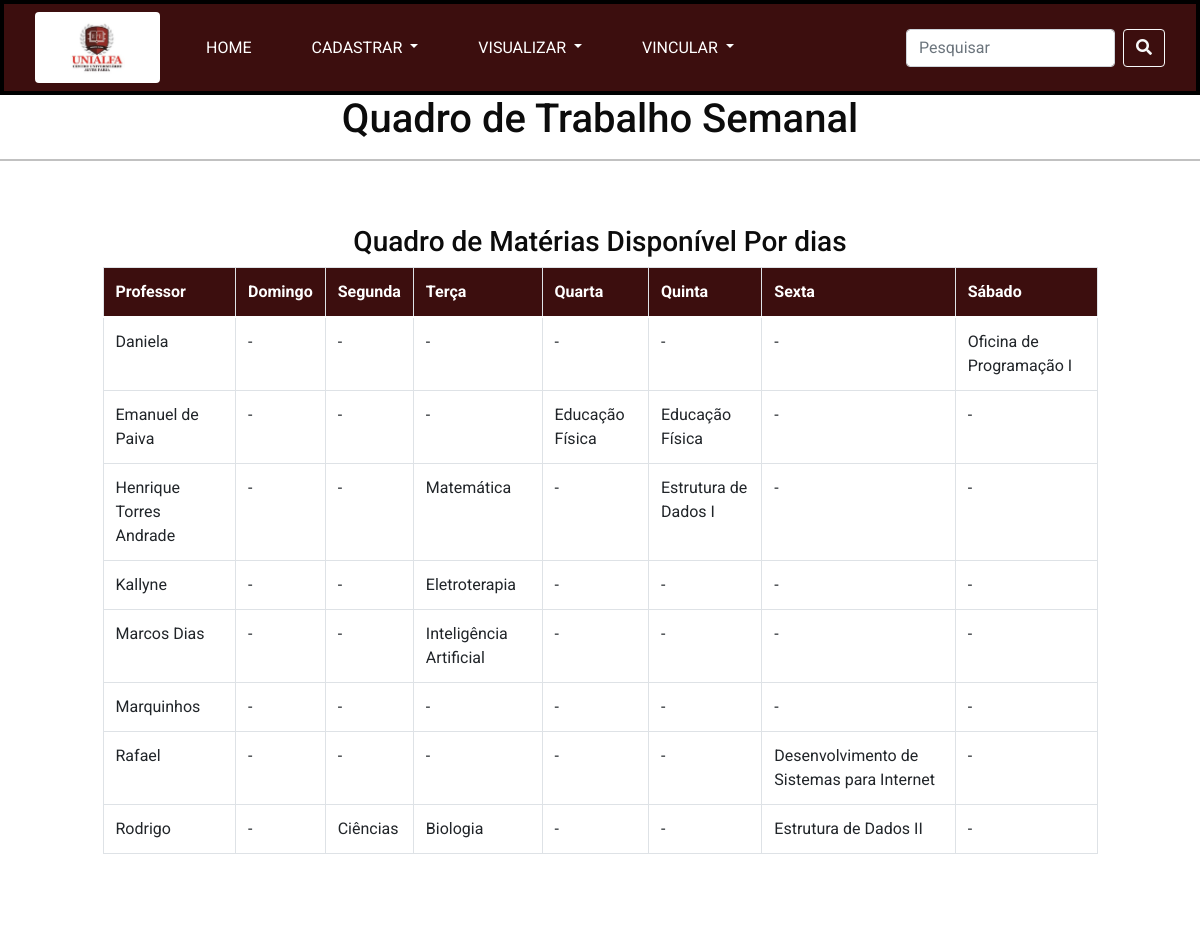
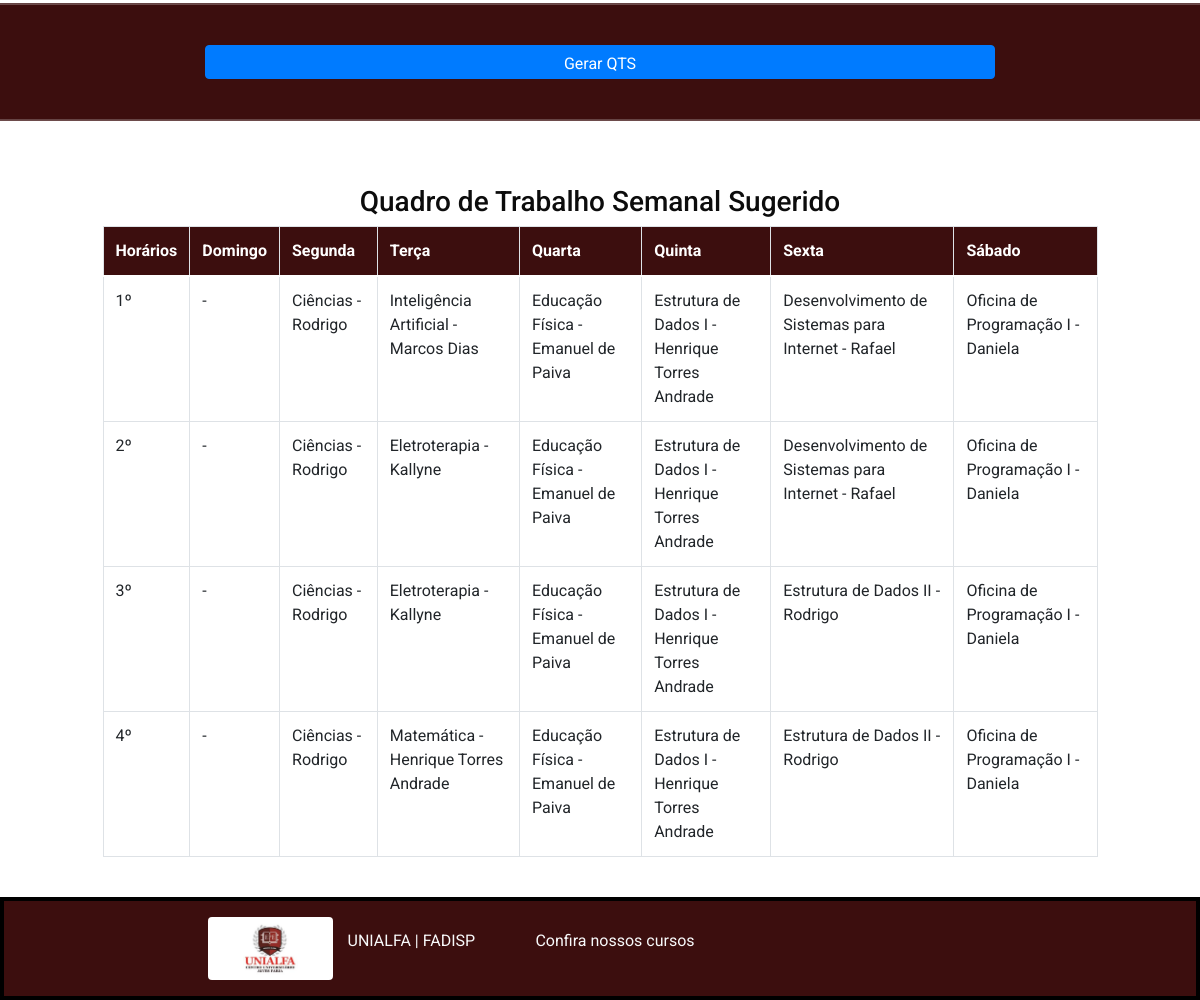
Before: / with the older database file (2 pictures, top to bottom).
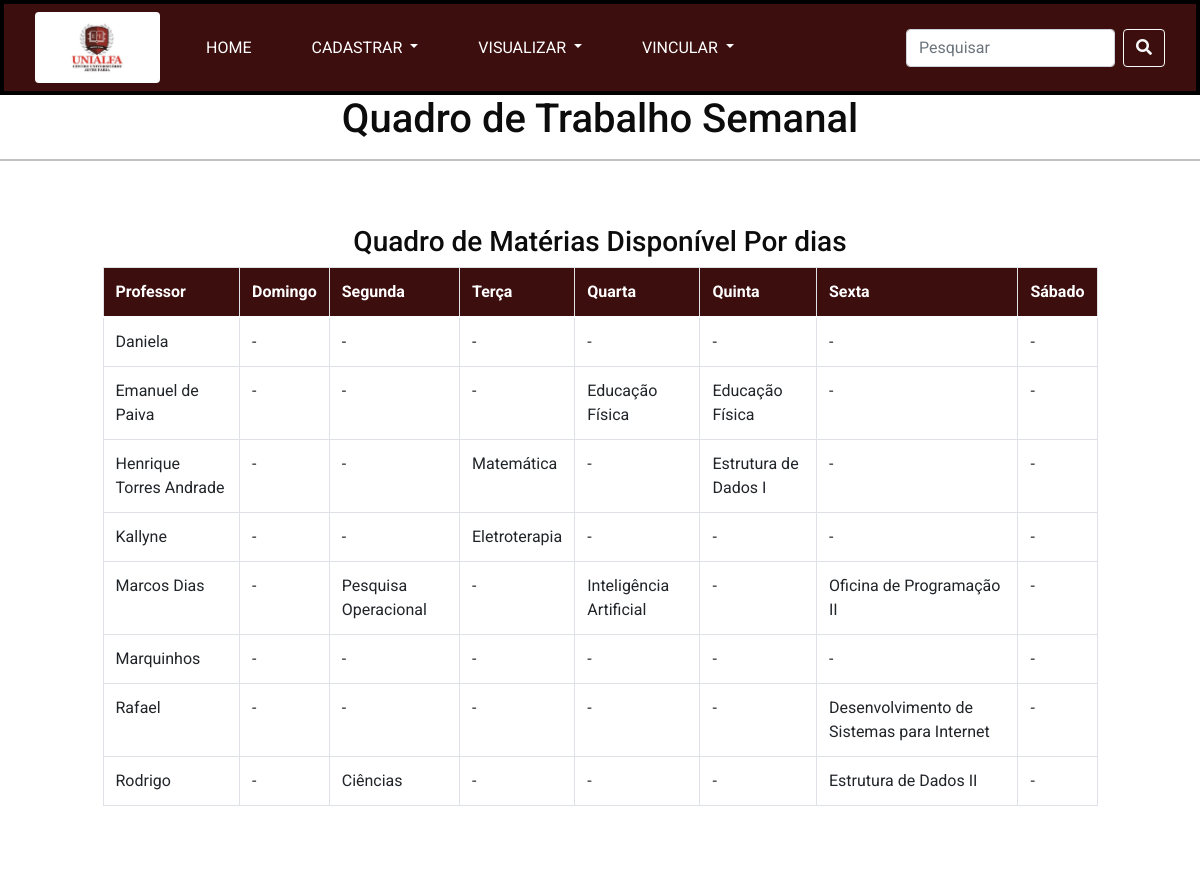
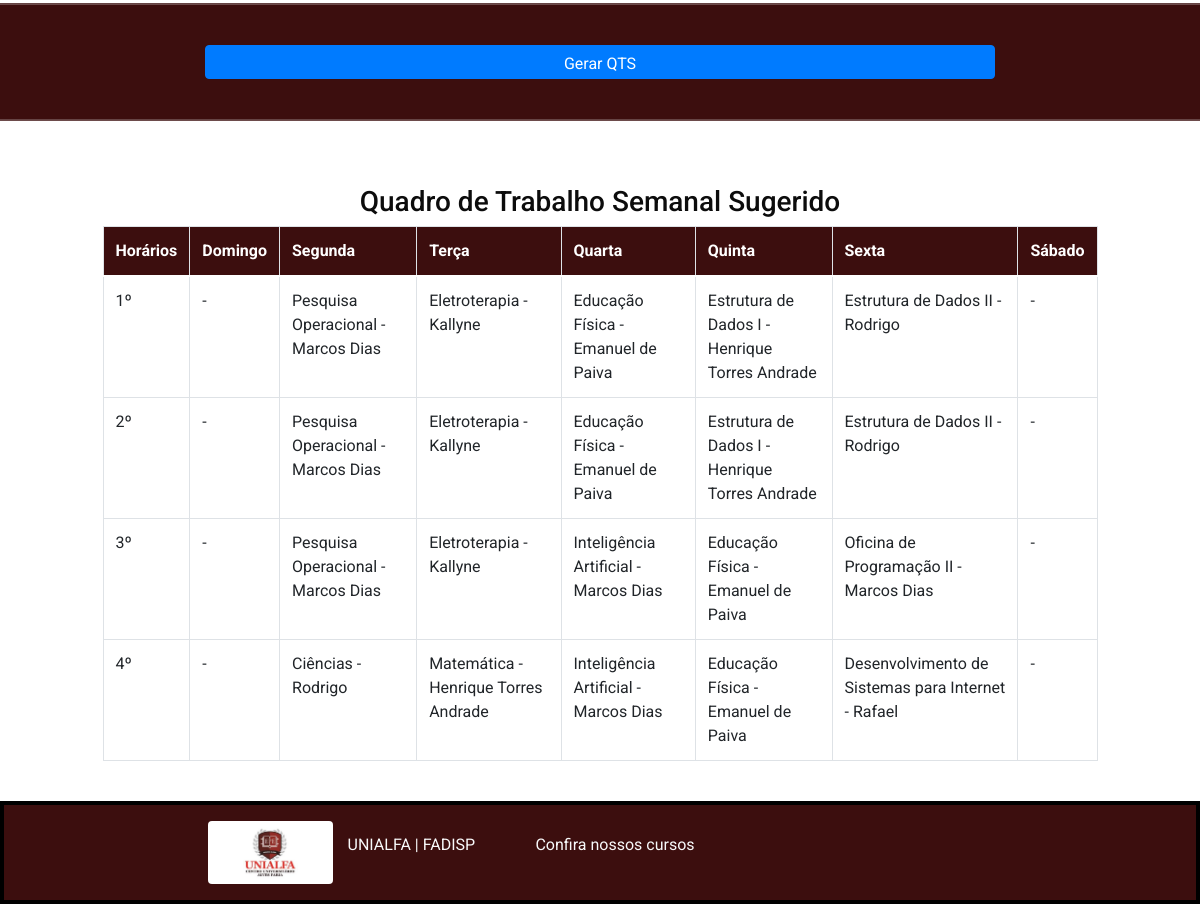
After: the same page with the newer database file (2 pictures, top to bottom).
### app_qts/models.py (models this page shows, shortened)
class Professor(models.Model):
    id_professor = models.AutoField(primary_key=True)
    nome = models.TextField(max_length=255)

class Materia(models.Model):
    id_materia = models.AutoField(primary_key=True)
    nome = models.TextField(max_length=255)

class Qts(models.Model):
    horario = models.CharField(max_length=10)
    domingo = models.CharField(max_length=100)
    segunda = models.CharField(max_length=100)
    terca = models.CharField(max_length=100)
    quarta = models.CharField(max_length=100)
    quinta = models.CharField(max_length=100)
    sexta = models.CharField(max_length=100)
    sabado = models.CharField(max_length=100)

### app_qts/views.py (the view)
# urls.py: 2. Add a URL to urlpatterns:  path('', views.home, name='home')
def home(request): #nome que foi especificado no arquivos urls.py
    if not Dia.objects.exists():
        dias = ("Domingo", "Segunda", "Terça", "Quarta", "Quinta", "Sexta", "Sábado")
        for nome_dia in dias:
            dia = Dia(nome=nome_dia)
            dia.save()
        gerar_qts()
    tabela_dados_gerais = gerar_quadro_geral()
    tabela_dados_qts = Qts.objects.all()
    contexto = {'tabela_dados_gerais': tabela_dados_gerais, 'tabela_dados_qts': tabela_dados_qts}
    return render(request, 'qts/home.html', contexto)

### app_qts/views.py (called while the page is built)
def ordena_nomes_quickSort(array_list):
    if len(array_list) <= 1:
        return array_list
    pivo = array_list[0]
    menores = [x for x in array_list[1:] if x < pivo]
    iguais = [x for x in array_list[1:] if x == pivo]
    maiores = [x for x in array_list[1:] if x > pivo]
    return ordena_nomes_quickSort(menores) + [pivo] + iguais + ordena_nomes_quickSort(maiores)

### app_qts/templates/qts/home.html (shortened to what this page needs)
{% extends 'qts/base.html' %}
{% block conteudo %}
<div class="text-center">
    <h1>Quadro de Trabalho Semanal</h1>
    <hr><br><br>
</div>
<div class="row">
    <div class="col-1 cor-padrao-pagina"></div>
    <div class="col-10">
        <h3 class="text-center">Quadro de Matérias Disponível Por dias</h3>
        <table class="table table-bordered border border-dark">
            <thead style="background-color: rgb(60, 14, 14); color: white">
                <th>Professor</th>
                <th>Domingo</th>
                <th>Segunda</th>
                <th>Terça</th>
                <th>Quarta</th>
                <th>Quinta</th>
                <th>Sexta</th>
                <th>Sábado</th>
            </thead>
            {% for linha in tabela_dados_gerais %}
                <tr>
                    <td>{{ linha.professor }}</td>
                    <td>{{ linha.domingo }}</td>
                    <td>{{ linha.segunda }}</td>
                    <td>{{ linha.terca }}</td>
                    <td>{{ linha.quarta }}</td>
                    <td>{{ linha.quinta }}</td>
                    <td>{{ linha.sexta }}</td>
                    <td>{{ linha.sabado }}</td>
                </tr>
            {% endfor %}
        </table>
    </div>
    <div class="col-1 cor-padrao-pagina"></div>
</div><br><br>
<div style="background-color: rgb(60, 14, 14); color: white">
    <hr><br>
    <div class="row">
        <div class="col-2"></div>
        <div class="col-8">
            <form action="{% url 'botao_gerar_qts' %}" method="post">
                <div class="d-grid gap-2">
                    <button class="btn btn-primary form-control-sm" type="submit" id="button-addon2">Gerar QTS</button>
                </div>
            </form>
        </div>
        <div class="col-2"></div>
    </div>
    <br><hr>
</div>
<br><br>
<div class="row">
    <div class="col-1 cor-padrao-pagina"></div>
    <div class="col-10">
        <h3 class="text-center">Quadro de Trabalho Semanal Sugerido</h3>
        <table class="table table-bordered border border-dark">
            <thead style="background-color: rgb(60, 14, 14); color: white">
                <th>Horários</th>
                <th>Domingo</th>
                <th>Segunda</th>
                <th>Terça</th>
                <th>Quarta</th>
                <th>Quinta</th>
                <th>Sexta</th>
                <th>Sábado</th>
            </thead>
            {% for linha in tabela_dados_qts %}
                <tr>
                    <td> {{ linha.horario }} </td>
                    <td> {{ linha.domingo }} </td>
                    <td> {{ linha.segunda }} </td>
                    <td> {{ linha.terca }} </td>
                    <td> {{ linha.quarta }} </td>
                    <td> {{ linha.quinta }} </td>
                    <td> {{ linha.sexta }} </td>
                    <td> {{ linha.sabado }} </td>
                </tr>
            {% endfor %}
        </table>
    </div>
    <div class="col-1 cor-padrao-pagina"></div>
</div>
{% endblock %}

Changed rows visible on the page:
no longer on this page (row unchanged): Materia: sabado "Oficina de Programação I"
no longer on this page (row unchanged): Materia: terca "Biologia"
removed Qts: horario "1º", domingo "-", segunda "Ciências - Rodrigo", terca "Inteligência Artificial - Marcos Dias", quarta "Educação Física - Emanuel de Paiva", quinta "Estrutura de Dados I - Henrique Torres Andrade", sexta "Desenvolvimento de Sistemas para Internet - Rafael", sabado "Oficina de Programação I - Daniela"
removed Qts: horario "2º", domingo "-", segunda "Ciências - Rodrigo", terca "Eletroterapia - Kallyne", quarta "Educação Física - Emanuel de Paiva", quinta "Estrutura de Dados I - Henrique Torres Andrade", sexta "Desenvolvimento de Sistemas para Internet - Rafael", sabado "Oficina de Programação I - Daniela"
removed Qts: horario "3º", domingo "-", segunda "Ciências - Rodrigo", terca "Eletroterapia - Kallyne", quarta "Educação Física - Emanuel de Paiva", quinta "Estrutura de Dados I - Henrique Torres Andrade", sexta "Estrutura de Dados II - Rodrigo", sabado "Oficina de Programação I - Daniela"
removed Qts: horario "4º", domingo "-", segunda "Ciências - Rodrigo", terca "Matemática - Henrique Torres Andrade", quarta "Educação Física - Emanuel de Paiva", quinta "Estrutura de Dados I - Henrique Torres Andrade", sexta "Estrutura de Dados II - Rodrigo", sabado "Oficina de Programação I - Daniela"
added Materia: segunda "Pesquisa Operacional"
now on this page (row unchanged): Materia: sexta "Oficina de Programação II"
added Qts: horario "1º", domingo "-", segunda "Pesquisa Operacional - Marcos Dias", terca "Eletroterapia - Kallyne", quarta "Educação Física - Emanuel de Paiva", quinta "Estrutura de Dados I - Henrique Torres Andrade", sexta "Estrutura de Dados II - Rodrigo", sabado "-"
added Qts: horario "2º", domingo "-", segunda "Pesquisa Operacional - Marcos Dias", terca "Eletroterapia - Kallyne", quarta "Educação Física - Emanuel de Paiva", quinta "Estrutura de Dados I - Henrique Torres Andrade", sexta "Estrutura de Dados II - Rodrigo", sabado "-"
added Qts: horario "3º", domingo "-", segunda "Pesquisa Operacional - Marcos Dias", terca "Eletroterapia - Kallyne", quarta "Inteligência Artificial - Marcos Dias", quinta "Educação Física - Emanuel de Paiva", sexta "Oficina de Programação II - Marcos Dias", sabado "-"
added Qts: horario "4º", domingo "-", segunda "Ciências - Rodrigo", terca "Matemática - Henrique Torres Andrade", quarta "Inteligência Artificial - Marcos Dias", quinta "Educação Física - Emanuel de Paiva", sexta "Desenvolvimento de Sistemas para Internet - Rafael", sabado "-"
Other visible differences:
new list line: "Daniela"
new list line: "Inteligência Artificial"
new list line: "Rodrigo"
new list line: "Ciências"
new list line: "Estrutura de Dados II"
list line gone: "Daniela"
list line gone: "Inteligência Artificial"
list line gone: "Rodrigo"
list line gone: "Ciências"
list line gone: "Estrutura de Dados II"
